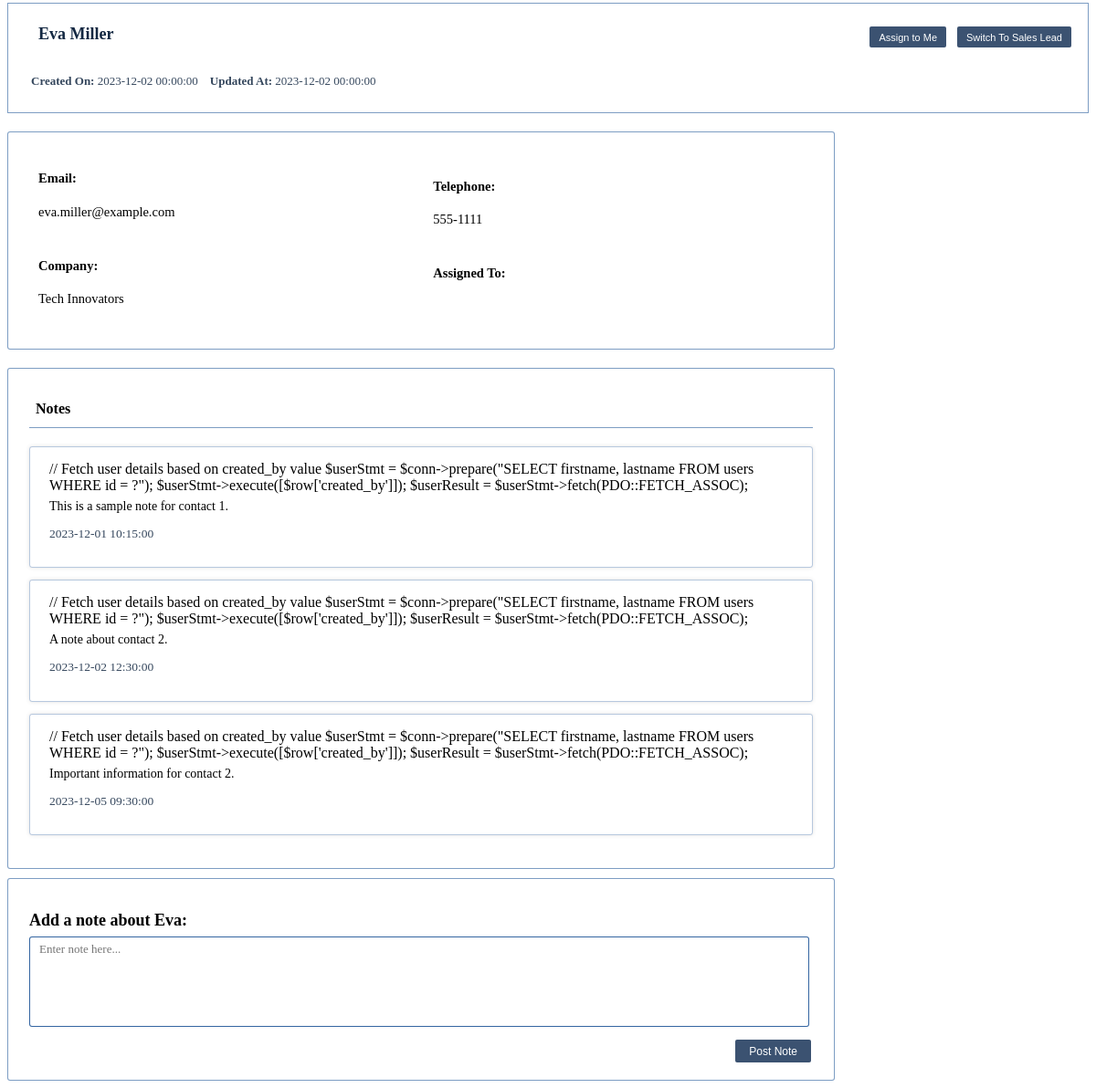
The page /screens/contactDetails.php?id=4080 on the database as committed earlier.
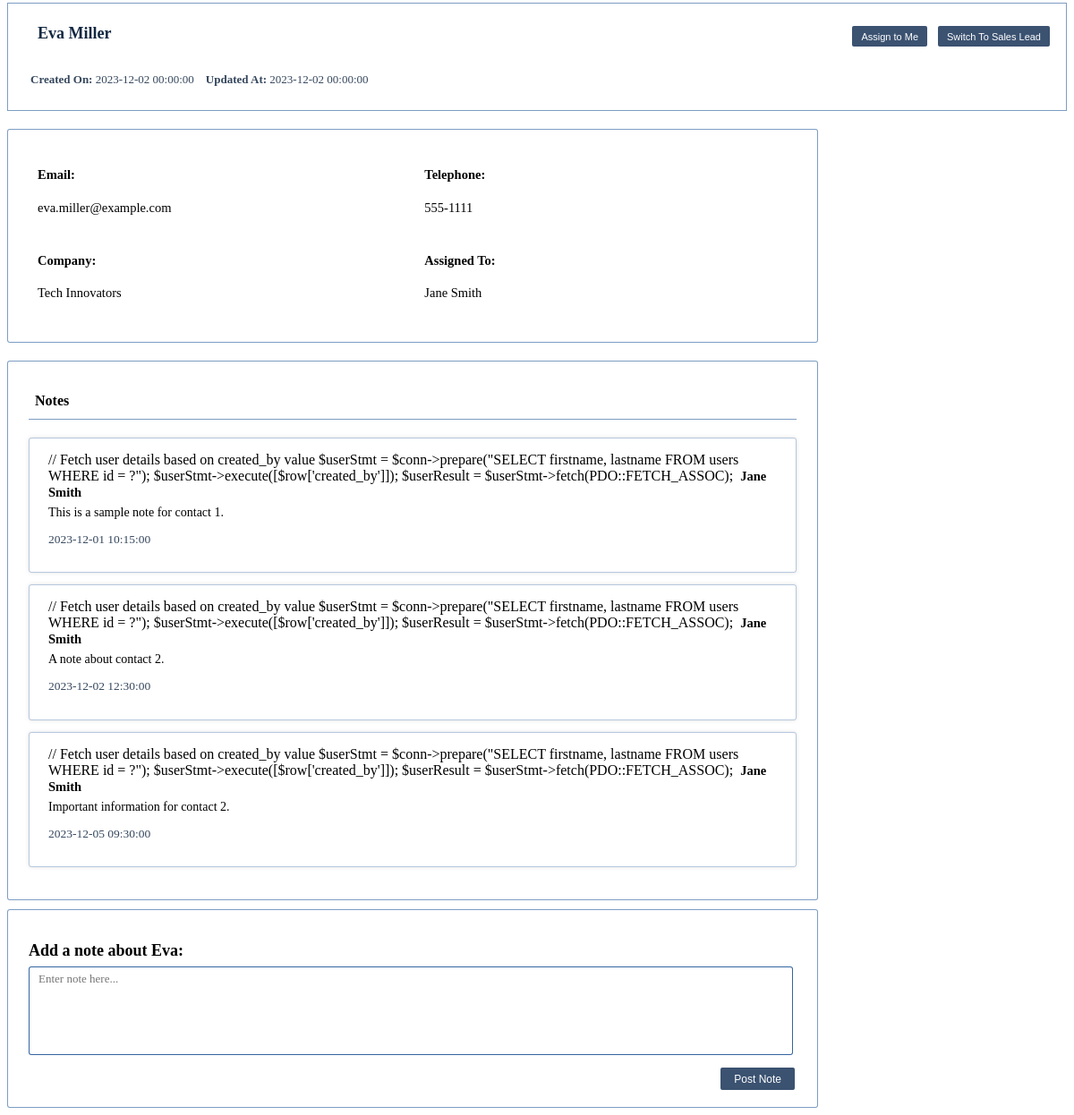
The same page on the database as committed later.
### tables this page shows
CREATE TABLE `users` (
  `id` int(11) NOT NULL auto_increment,
  `firstname` varchar(35) NOT NULL default '',
  `lastname` varchar(35) NOT NULL default '',
  `role` varchar(35) NOT NULL default '',
  `created_at`  DATETIME NOT NULL DEFAULT '0000-00-00 00:00:00',
  `password` varchar(35) NOT NULL default '',
  `email` varchar(35) NOT NULL default '',
   PRIMARY KEY  (`id`)
);

### screens/contactDetails.php (the view, shortened to what this page needs)
<?php
include("../database/dbsetup.php");
$id = isset($_GET['id']) ? $_GET['id'] : '';
$stmt = $conn->prepare("SELECT * FROM contacts WHERE id = ?");
$stmt->execute([$id]);
if ($stmt) {
    $result = $stmt->fetch(PDO::FETCH_ASSOC);
} else {
    echo "Error: " . $conn->errorInfo()[2];
}
$notesStmt = $conn->prepare("SELECT * FROM notes WHERE contact_id = ?");
$notesStmt->execute([$id]);
if ($notesStmt) {
    $notesResult = $notesStmt->fetchAll(PDO::FETCH_ASSOC);
} else {
    echo "Error: " . $conn->errorInfo()[2];
}
                $userStmt = $conn->prepare("SELECT firstname, lastname FROM users WHERE id = ?");
                $userStmt->execute([$result['assigned_to']]);
                $userResult = $userStmt->fetch(PDO::FETCH_ASSOC);
?>
<!DOCTYPE html>
<html lang="en">
<head>
    <link rel="stylesheet" type= "text/css" href="css/contactDetails.css">
</head>
<body>
    <div id="contactDetailsHead">
        <div id="divA">
            <h1><i class="fa-solid fa-id-card-clip"></i> <?= $result['firstname'] ?> <?= $result['lastname'] ?> </h1>
            <div id="contactExtraInfo">
                <p> <strong> Created On: </strong> <?= $result['created_on'] ?>  </p>
                <p> <strong> Updated At: </strong> <?= $result['updated_at'] ?> </p>
            </div>
        </div>
        <div id="contactHeadButtons">
            <button id = "Assign" class = "assign" >Assign to Me</button>
            <?php
            if ($result['type'] === "Sales Lead") {
                echo '<button id = "SupportButton" class = "switch" >Switch to Support</button>';
            } elseif ($result['type'] === "Support") {
                echo '<button id = "SalesButton" class = "switch" >Switch To Sales Lead</button>';
            }
            ?>
        </div>
    </div>
    <div id="contactDetailsBody">
        <div id="div1">
            <div class="detailsrow">
                <h4>Email:</h4>
                <?= $result['email'] ?>
            </div>
            <div class="detailsrow">
                <h4>Company:</h4>
                <?= $result['company'] ?>
            </div>
        </div>
        <div id="div2">
            <div class="detailsrow">
                <h4>Telephone:</h4>
                <?= $result['telephone'] ?>
            </div>
            <div class="detailsrow">
                <h4>Assigned To:</h4>
                <div id="assignedTo">
                <?= $userResult['firstname'] . ' ' . $userResult['lastname'] ?>
                </div>
            </div>
        </div>
    </div>
    <div id="NotesBody">
        <h1 id="NotesHead"><i class="fa-solid fa-pen-to-square"></i> Notes</h1>
            <?php if ($notesResult === "No notes found with the provided ID.") { ?>
                <p id="noNotes"><?= $result['firstname'] ?> has no notes yet.</p>
            <?php } else { ?>
                <?php foreach ($notesResult as $row): ?>
                    <div class="NotesComment">
                        // Fetch user details based on created_by value
                        $userStmt = $conn->prepare("SELECT firstname, lastname FROM users WHERE id = ?");
                        $userStmt->execute([$row['created_by']]);
                        $userResult = $userStmt->fetch(PDO::FETCH_ASSOC);
                        <div id="userfullname"><?= $userResult['firstname'] . ' ' . $userResult['lastname'] ?></div>
                        <p><?= $row['comment'] ?></p>
                        <p id="commentdate">
                        <?= $row['created_at'] ?></p>
                    </div>
                <?php endforeach; ?>
            <?php } ?>
    </div>
    <div id="NotesEntry">
        <form action="database/notesConnect.php" method="post">
            <h1>Add a note about <?= $result['firstname'] ?>: </h1>
            <textarea id="comment" name="comment" required placeholder="Enter note here..."></textarea>
            <div id='savectrl'>
                <button type="submit" id="save">Post Note</button>
            </div>
        </form>
    </div>
</body>
</html>

Rows that differ between the two databases and show on the page:
added users: firstname "Jane", lastname "Smith"
